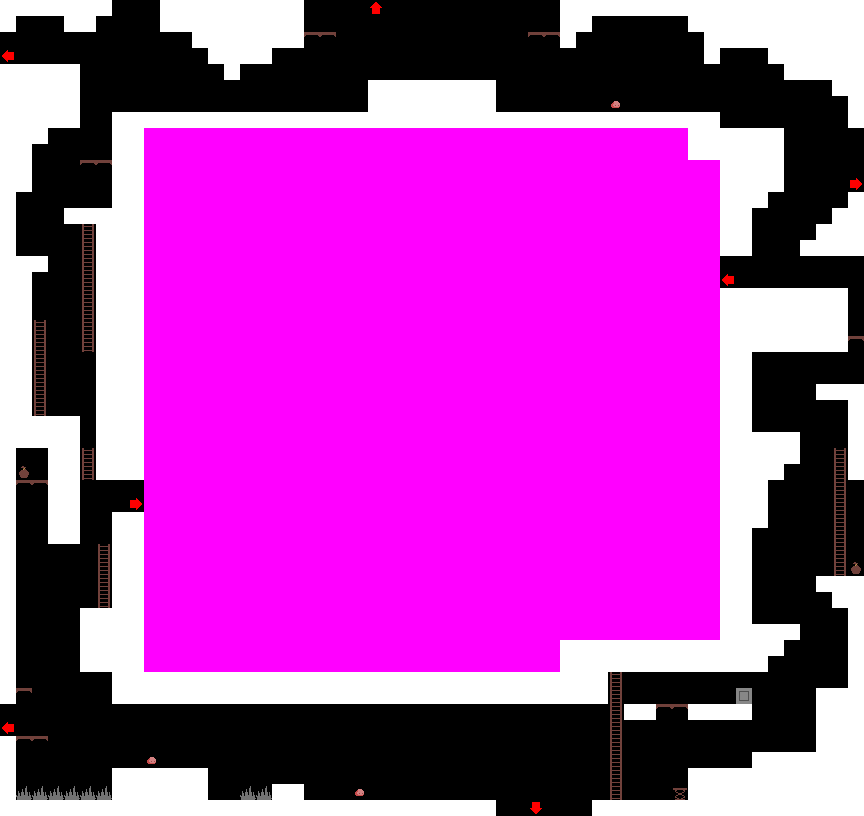

A 2D game scene composited from a Tiled map and its tileset images. What follows is a short description and the map's XML, with every tile layer's data as written:
An orthogonal 54x51 tile map with 16x16 px tiles, 1 tile layer (Tile Layer 1).

<map version="1.10" tiledversion="1.11.2" orientation="orthogonal" renderorder="right-up" width="54" height="51" tilewidth="16" tileheight="16" infinite="0" nextlayerid="2" nextobjectid="1">
 <tileset firstgid="1" source="../../tiletypes.tsx" />
 <layer id="1" name="Tile Layer 1" width="54" height="51">
  <data encoding="csv">
1,1,1,1,1,1,1,0,0,0,1,1,1,1,1,1,1,1,1,0,0,0,0,12,0,0,0,0,0,0,0,0,0,0,0,1,1,1,1,1,1,1,1,1,1,1,1,1,1,1,1,1,1,1,
1,0,0,0,1,1,0,0,0,0,1,1,1,1,1,1,1,1,1,0,0,0,0,0,0,0,0,0,0,0,0,0,0,0,0,1,1,0,0,0,0,0,0,1,1,1,1,1,1,1,1,1,1,1,
0,0,0,0,0,0,0,0,0,0,0,0,1,1,1,1,1,1,1,17,17,0,0,0,0,0,0,0,0,0,0,0,0,17,17,1,0,0,0,0,0,0,0,0,1,1,1,1,1,1,1,1,1,1,
10,0,0,0,0,0,0,0,0,0,0,0,0,1,1,1,1,0,0,0,0,0,0,0,0,0,0,0,0,0,0,0,0,0,0,0,0,0,0,0,0,0,0,0,1,0,0,0,1,1,1,1,1,1,
1,1,1,1,1,0,0,0,0,0,0,0,0,0,1,0,0,0,0,0,0,0,0,0,0,0,0,0,0,0,0,0,0,0,0,0,0,0,0,0,0,0,0,0,0,0,0,0,0,1,1,1,1,1,
1,1,1,1,1,0,0,0,0,0,0,0,0,0,0,0,0,0,0,0,0,0,0,1,1,1,1,1,1,1,1,0,0,0,0,0,0,0,0,0,0,0,0,0,0,0,0,0,0,0,0,0,1,1,
1,1,1,1,1,0,0,0,0,0,0,0,0,0,0,0,0,0,0,0,0,0,0,1,1,1,1,1,1,1,1,0,0,0,0,0,0,0,26,0,0,0,0,0,0,0,0,0,0,0,0,0,0,1,
1,1,1,1,1,0,0,1,1,1,1,1,1,1,1,1,1,1,1,1,1,1,1,1,1,1,1,1,1,1,1,1,1,1,1,1,1,1,1,1,1,1,1,1,1,0,0,0,0,0,0,0,0,1,
1,1,1,0,0,0,0,1,1,3,3,3,3,3,3,3,3,3,3,3,3,3,3,3,3,3,3,3,3,3,3,3,3,3,3,3,3,3,3,3,3,3,3,1,1,1,1,1,1,0,0,0,0,0,
1,1,0,0,0,0,0,1,1,3,3,3,3,3,3,3,3,3,3,3,3,3,3,3,3,3,3,3,3,3,3,3,3,3,3,3,3,3,3,3,3,3,3,1,1,1,1,1,1,0,0,0,0,0,
1,1,0,0,0,17,17,1,1,3,3,3,3,3,3,3,3,3,3,3,3,3,3,3,3,3,3,3,3,3,3,3,3,3,3,3,3,3,3,3,3,3,3,3,3,1,1,1,1,0,0,0,0,0,
1,1,0,0,0,0,0,1,1,3,3,3,3,3,3,3,3,3,3,3,3,3,3,3,3,3,3,3,3,3,3,3,3,3,3,3,3,3,3,3,3,3,3,3,3,1,1,1,1,0,0,0,0,9,
1,0,0,0,0,0,0,1,1,3,3,3,3,3,3,3,3,3,3,3,3,3,3,3,3,3,3,3,3,3,3,3,3,3,3,3,3,3,3,3,3,3,3,3,3,1,1,1,0,0,0,0,0,1,
1,0,0,0,1,1,1,1,1,3,3,3,3,3,3,3,3,3,3,3,3,3,3,3,3,3,3,3,3,3,3,3,3,3,3,3,3,3,3,3,3,3,3,3,3,1,1,0,0,0,0,0,1,1,
1,0,0,0,0,18,1,1,1,3,3,3,3,3,3,3,3,3,3,3,3,3,3,3,3,3,3,3,3,3,3,3,3,3,3,3,3,3,3,3,3,3,3,3,3,1,1,0,0,0,0,1,1,1,
1,0,0,0,0,18,1,1,1,3,3,3,3,3,3,3,3,3,3,3,3,3,3,3,3,3,3,3,3,3,3,3,3,3,3,3,3,3,3,3,3,3,3,3,3,1,1,0,0,0,1,1,1,1,
1,1,1,0,0,18,1,1,1,3,3,3,3,3,3,3,3,3,3,3,3,3,3,3,3,3,3,3,3,3,3,3,3,3,3,3,3,3,3,3,3,3,3,3,3,0,0,0,0,0,0,0,0,0,
1,1,0,0,0,18,1,1,1,3,3,3,3,3,3,3,3,3,3,3,3,3,3,3,3,3,3,3,3,3,3,3,3,3,3,3,3,3,3,3,3,3,3,3,3,10,0,0,0,0,0,0,0,0,
1,1,0,0,0,18,1,1,1,3,3,3,3,3,3,3,3,3,3,3,3,3,3,3,3,3,3,3,3,3,3,3,3,3,3,3,3,3,3,3,3,3,3,3,3,1,1,1,1,1,1,1,1,0,
1,1,0,0,0,18,1,1,1,3,3,3,3,3,3,3,3,3,3,3,3,3,3,3,3,3,3,3,3,3,3,3,3,3,3,3,3,3,3,3,3,3,3,3,3,1,1,1,1,1,1,1,1,0,
1,1,18,0,0,18,1,1,1,3,3,3,3,3,3,3,3,3,3,3,3,3,3,3,3,3,3,3,3,3,3,3,3,3,3,3,3,3,3,3,3,3,3,3,3,1,1,1,1,1,1,1,1,0,
1,1,18,0,0,18,1,1,1,3,3,3,3,3,3,3,3,3,3,3,3,3,3,3,3,3,3,3,3,3,3,3,3,3,3,3,3,3,3,3,3,3,3,3,3,1,1,1,1,1,1,1,1,17,
1,1,18,0,0,0,1,1,1,3,3,3,3,3,3,3,3,3,3,3,3,3,3,3,3,3,3,3,3,3,3,3,3,3,3,3,3,3,3,3,3,3,3,3,3,1,1,0,0,0,0,0,0,0,
1,1,18,0,0,0,1,1,1,3,3,3,3,3,3,3,3,3,3,3,3,3,3,3,3,3,3,3,3,3,3,3,3,3,3,3,3,3,3,3,3,3,3,3,3,1,1,0,0,0,0,0,0,0,
1,1,18,0,0,0,1,1,1,3,3,3,3,3,3,3,3,3,3,3,3,3,3,3,3,3,3,3,3,3,3,3,3,3,3,3,3,3,3,3,3,3,3,3,3,1,1,0,0,0,0,1,1,1,
1,1,18,0,0,0,1,1,1,3,3,3,3,3,3,3,3,3,3,3,3,3,3,3,3,3,3,3,3,3,3,3,3,3,3,3,3,3,3,3,3,3,3,3,3,1,1,0,0,0,0,0,0,1,
1,1,1,1,1,0,1,1,1,3,3,3,3,3,3,3,3,3,3,3,3,3,3,3,3,3,3,3,3,3,3,3,3,3,3,3,3,3,3,3,3,3,3,3,3,1,1,0,0,0,0,0,0,1,
1,1,1,1,1,0,1,1,1,3,3,3,3,3,3,3,3,3,3,3,3,3,3,3,3,3,3,3,3,3,3,3,3,3,3,3,3,3,3,3,3,3,3,3,3,1,1,1,1,1,0,0,0,1,
1,0,0,1,1,18,1,1,1,3,3,3,3,3,3,3,3,3,3,3,3,3,3,3,3,3,3,3,3,3,3,3,3,3,3,3,3,3,3,3,3,3,3,3,3,1,1,1,1,1,0,0,18,1,
1,25,0,1,1,18,1,1,1,3,3,3,3,3,3,3,3,3,3,3,3,3,3,3,3,3,3,3,3,3,3,3,3,3,3,3,3,3,3,3,3,3,3,3,3,1,1,1,1,0,0,0,18,1,
1,17,17,1,1,0,0,0,0,3,3,3,3,3,3,3,3,3,3,3,3,3,3,3,3,3,3,3,3,3,3,3,3,3,3,3,3,3,3,3,3,3,3,3,3,1,1,1,0,0,0,0,18,0,
1,0,0,1,1,0,0,0,9,3,3,3,3,3,3,3,3,3,3,3,3,3,3,3,3,3,3,3,3,3,3,3,3,3,3,3,3,3,3,3,3,3,3,3,3,1,1,1,0,0,0,0,18,0,
1,0,0,1,1,0,0,1,1,3,3,3,3,3,3,3,3,3,3,3,3,3,3,3,3,3,3,3,3,3,3,3,3,3,3,3,3,3,3,3,3,3,3,3,3,1,1,1,0,0,0,0,18,0,
1,0,0,1,1,0,0,1,1,3,3,3,3,3,3,3,3,3,3,3,3,3,3,3,3,3,3,3,3,3,3,3,3,3,3,3,3,3,3,3,3,3,3,3,3,1,1,0,0,0,0,0,18,0,
1,0,0,0,0,0,18,1,1,3,3,3,3,3,3,3,3,3,3,3,3,3,3,3,3,3,3,3,3,3,3,3,3,3,3,3,3,3,3,3,3,3,3,3,3,1,1,0,0,0,0,0,18,0,
1,0,0,0,0,0,18,1,1,3,3,3,3,3,3,3,3,3,3,3,3,3,3,3,3,3,3,3,3,3,3,3,3,3,3,3,3,3,3,3,3,3,3,3,3,1,1,0,0,0,0,0,18,25,
1,0,0,0,0,0,18,1,1,3,3,3,3,3,3,3,3,3,3,3,3,3,3,3,3,3,3,3,3,3,3,3,3,3,3,3,3,3,3,3,3,3,3,3,3,1,1,0,0,0,0,1,1,1,
1,0,0,0,0,0,18,1,1,3,3,3,3,3,3,3,3,3,3,3,3,3,3,3,3,3,3,3,3,3,3,3,3,3,3,3,3,3,3,3,3,3,3,3,3,1,1,0,0,0,0,0,1,1,
1,0,0,0,0,1,1,1,1,3,3,3,3,3,3,3,3,3,3,3,3,3,3,3,3,3,3,3,3,3,3,3,3,3,3,3,3,3,3,3,3,3,3,3,3,1,1,0,0,0,0,0,0,1,
1,0,0,0,0,1,1,1,1,3,3,3,3,3,3,3,3,3,3,3,3,3,3,3,3,3,3,3,3,3,3,3,3,3,3,3,3,3,3,3,3,3,3,3,3,1,1,1,1,1,0,0,0,1,
1,0,0,0,0,1,1,1,1,3,3,3,3,3,3,3,3,3,3,3,3,3,3,3,3,3,3,3,3,3,3,3,3,3,3,1,1,1,1,1,1,1,1,1,1,1,1,1,1,0,0,0,0,1,
1,0,0,0,0,1,1,1,1,3,3,3,3,3,3,3,3,3,3,3,3,3,3,3,3,3,3,3,3,3,3,3,3,3,3,1,1,1,1,1,1,1,1,1,1,1,1,1,0,0,0,0,0,1,
1,0,0,0,0,0,0,1,1,1,1,1,1,1,1,1,1,1,1,1,1,1,1,1,1,1,1,1,1,1,1,1,1,1,1,1,1,1,18,0,0,0,0,0,0,0,0,0,0,0,0,0,0,1,
1,17,0,0,0,0,0,1,1,1,1,1,1,1,1,1,1,1,1,1,1,1,1,1,1,1,1,1,1,1,1,1,1,1,1,1,1,1,18,0,0,0,0,0,0,0,2,0,0,0,0,1,1,1,
0,0,0,0,0,0,0,0,0,0,0,0,0,0,0,0,0,0,0,0,0,0,0,0,0,0,0,0,0,0,0,0,0,0,0,0,0,0,18,1,1,17,17,1,1,1,1,0,0,0,0,1,1,1,
10,0,0,0,0,0,0,0,0,0,0,0,0,0,0,0,0,0,0,0,0,0,0,0,0,0,0,0,0,0,0,0,0,0,0,0,0,0,18,0,0,0,0,0,0,0,0,0,0,0,0,1,1,1,
1,17,17,0,0,0,0,0,0,0,0,0,0,0,0,0,0,0,0,0,0,0,0,0,0,0,0,0,0,0,0,0,0,0,0,0,0,0,18,0,0,0,0,0,0,0,0,0,0,0,0,1,1,1,
1,0,0,0,0,0,0,0,0,26,0,0,0,0,0,0,0,0,0,0,0,0,0,0,0,0,0,0,0,0,0,0,0,0,0,0,0,0,18,0,0,0,0,0,0,0,0,1,1,1,1,1,1,1,
1,0,0,0,0,0,0,1,1,1,1,1,1,0,0,0,0,0,0,0,0,0,0,0,0,0,0,0,0,0,0,0,0,0,0,0,0,0,18,0,0,0,0,1,1,1,1,1,1,1,1,1,1,1,
1,19,19,19,19,19,19,1,1,1,1,1,1,0,0,19,19,1,1,0,0,0,26,0,0,0,0,0,0,0,0,0,0,0,0,0,0,0,18,0,0,0,20,1,1,1,1,1,1,1,1,1,1,1,
1,1,1,1,1,1,1,1,1,1,1,1,1,1,1,1,1,1,1,1,1,1,1,1,1,1,1,1,1,1,1,0,0,11,0,0,0,1,1,1,1,1,1,1,1,1,1,1,1,1,1,1,1,1
</data>
 </layer>
</map>
